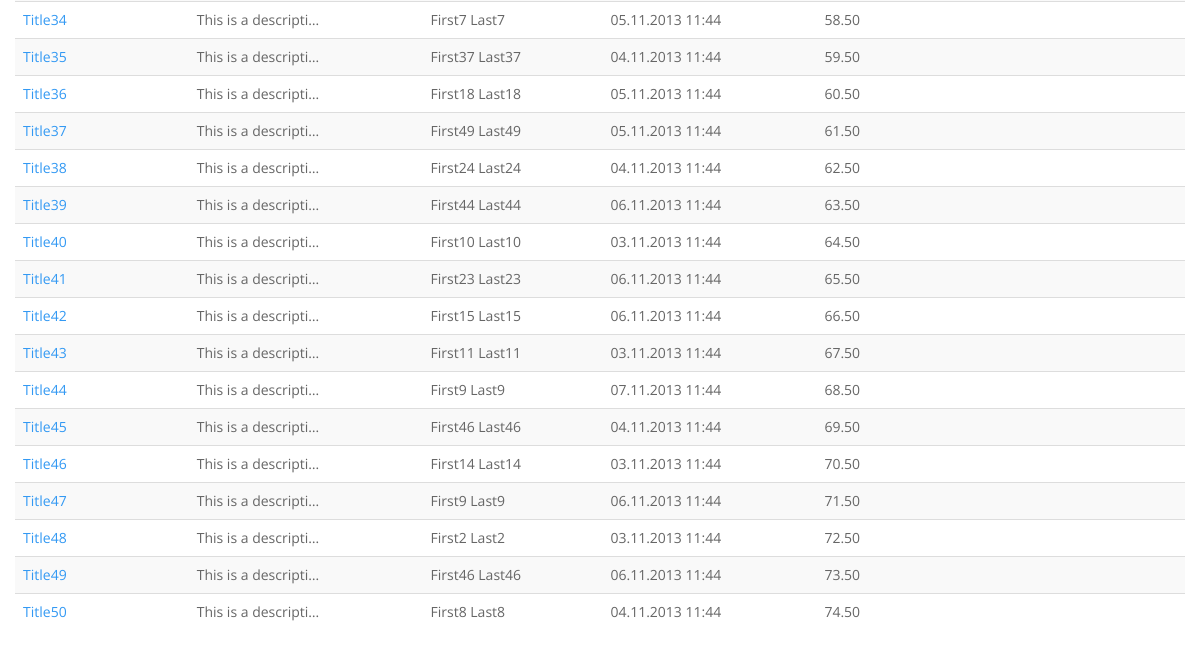
/YAAS/ (lower part), run on an earlier commit of the app's database.
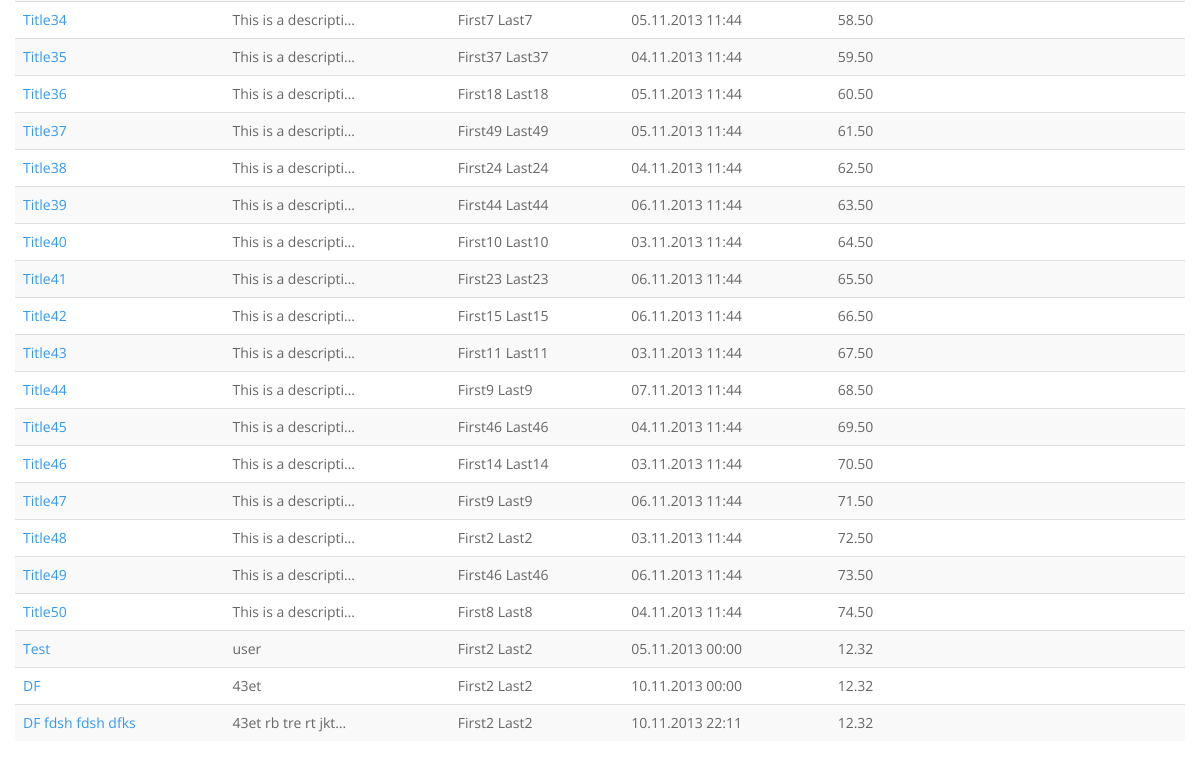
And on a later commit of the database.
### YAAS_app/models.py (models this page shows, shortened)
class Auction(models.Model):
    id = models.AutoField(primary_key=True)
    seller = models.ForeignKey(User, related_name='seller')
    title = models.CharField(max_length=30)
    description = models.TextField()
    start_date = models.DateTimeField(auto_now_add=True)
    updated_date = models.DateTimeField(auto_now=True)
    end_date = models.DateTimeField()
    minimum_price = models.DecimalField(max_digits=16, decimal_places=2)
    current_bid = models.DecimalField(max_digits=16, decimal_places=2, null=True)
    bidder = models.ForeignKey(User, related_name='bidder', null=True)

### YAAS_app/views.py (the view)
def home(request):
    template = "home.html"
    context = {"auctions": Auction.objects.all()}
    return render_to_response(template, context, context_instance=RequestContext(request))

### templates/home.html (shortened to what this page needs)
{% extends "base.html" %}
{% block content %}
    <div class="row">
        <table class="table table-striped table-hover">
            <tbody>
            {% for a in auctions %}
                <tr>
                    <td><a href="/YAAS/view_auction/{{ a.id }}/">{{ a.title }}</a></td>
                    <td>{{ a.description|truncatechars:20 }}</td>
                    <td>{{ a.seller.get_full_name }}</td>
                    <td>{{ a.end_date|date:"d.m.Y H:i" }}</td>
                    <td>{{ a.minimum_price|floatformat:2 }}</td>
                    <td>{{ a.current_bid|floatformat:2 }}</td>
                </tr>
            {% endfor %}
            </tbody>
        </table>
    </div>
{% endblock %}

What changed in the data, as far as the page shows it:
added Auction: title "Test", description "user", seller.get_full_name "First2 Last2", end_date "05.11.2013 00:00", minimum_price "12.32"
added Auction: title "DF", description "43et", seller.get_full_name "First2 Last2", end_date "10.11.2013 00:00", minimum_price "12.32"
added Auction: title "DF fdsh fdsh dfks", description "43et rb tre rt jkt…", seller.get_full_name "First2 Last2", end_date "10.11.2013 22:11", minimum_price "12.32"
